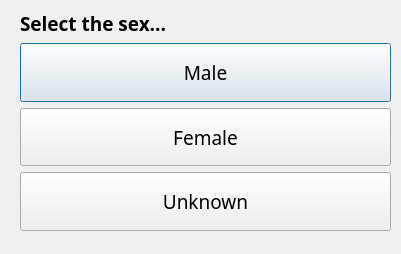
<?xml version="1.0" encoding="UTF-8"?>
<ui version="4.0">
 <class>sexUnknownDlg</class>
 <widget class="QDialog" name="sexUnknownDlg">
  <property name="geometry">
   <rect>
    <x>0</x>
    <y>0</y>
    <width>401</width>
    <height>254</height>
   </rect>
  </property>
  <property name="windowTitle">
   <string>Dialog</string>
  </property>
  <widget class="QWidget" name="verticalLayoutWidget">
   <property name="geometry">
    <rect>
     <x>20</x>
     <y>10</y>
     <width>371</width>
     <height>221</height>
    </rect>
   </property>
   <layout class="QVBoxLayout" name="verticalLayout">
    <item>
     <widget class="QLabel" name="label">
      <property name="font">
       <font>
        <family>Arial Black</family>
        <pointsize>14</pointsize>
        <weight>75</weight>
        <bold>true</bold>
       </font>
      </property>
      <property name="text">
       <string>Select the sex...</string>
      </property>
     </widget>
    </item>
    <item>
     <widget class="QPushButton" name="maleBtn">
      <property name="sizePolicy">
       <sizepolicy hsizetype="Minimum" vsizetype="MinimumExpanding">
        <horstretch>0</horstretch>
        <verstretch>0</verstretch>
       </sizepolicy>
      </property>
      <property name="minimumSize">
       <size>
        <width>165</width>
        <height>50</height>
       </size>
      </property>
      <property name="font">
       <font>
        <family>Arial Black</family>
        <pointsize>14</pointsize>
       </font>
      </property>
      <property name="text">
       <string>Male</string>
      </property>
     </widget>
    </item>
    <item>
     <widget class="QPushButton" name="femaleBtn">
      <property name="sizePolicy">
       <sizepolicy hsizetype="Minimum" vsizetype="MinimumExpanding">
        <horstretch>0</horstretch>
        <verstretch>0</verstretch>
       </sizepolicy>
      </property>
      <property name="minimumSize">
       <size>
        <width>165</width>
        <height>50</height>
       </size>
      </property>
      <property name="font">
       <font>
        <family>Arial Black</family>
        <pointsize>14</pointsize>
       </font>
      </property>
      <property name="text">
       <string>Female</string>
      </property>
     </widget>
    </item>
    <item>
     <widget class="QPushButton" name="unknownBtn">
      <property name="sizePolicy">
       <sizepolicy hsizetype="Minimum" vsizetype="MinimumExpanding">
        <horstretch>0</horstretch>
        <verstretch>0</verstretch>
       </sizepolicy>
      </property>
      <property name="minimumSize">
       <size>
        <width>165</width>
        <height>50</height>
       </size>
      </property>
      <property name="font">
       <font>
        <family>Arial Black</family>
        <pointsize>14</pointsize>
       </font>
      </property>
      <property name="text">
       <string>Unknown</string>
      </property>
     </widget>
    </item>
   </layout>
  </widget>
 </widget>
 <resources/>
 <connections/>
</ui>
